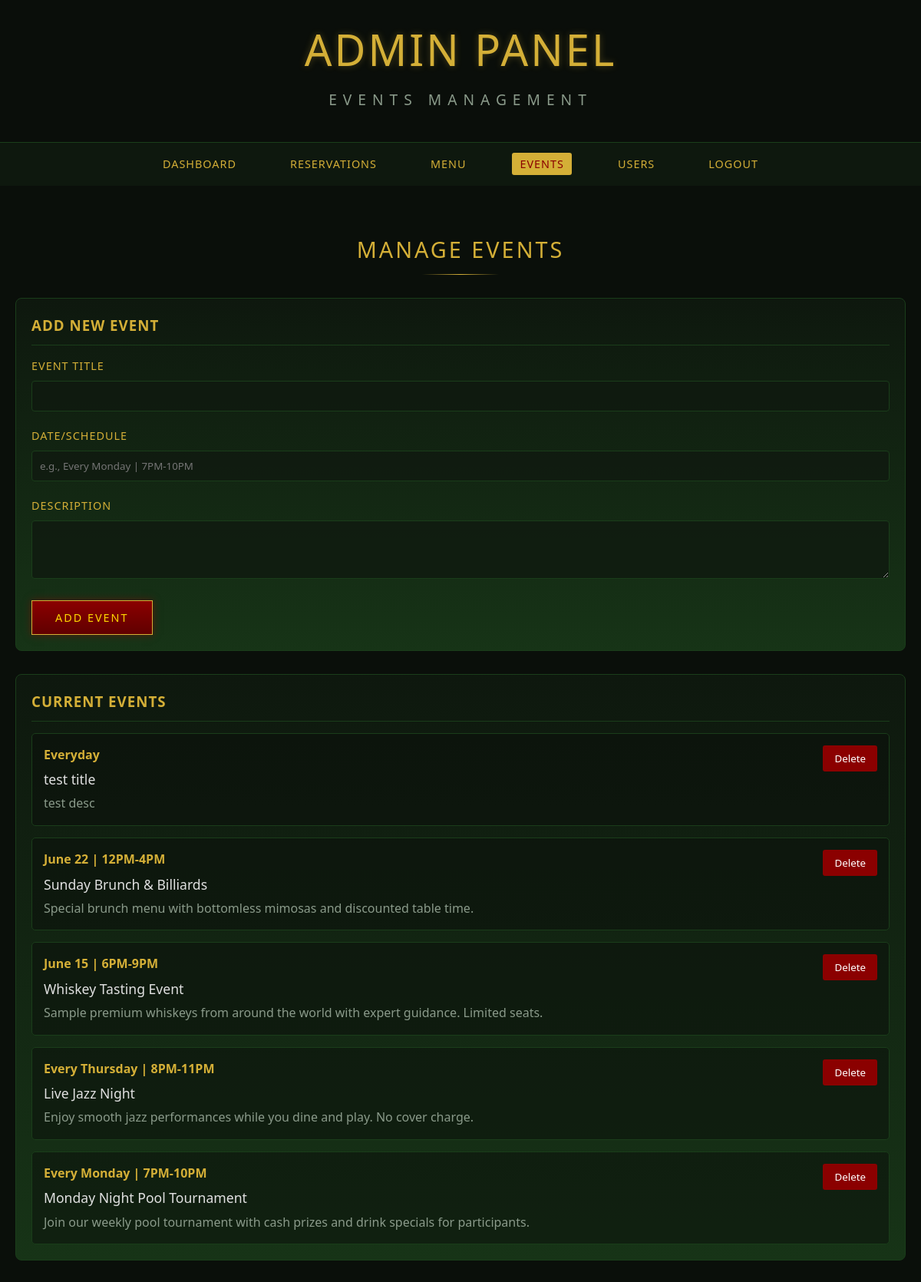
/admin/events.php (signed in), run on the app's committed database.
### tables this page shows
CREATE TABLE `events` (
  `id` int(11) NOT NULL,
  `title` varchar(255) NOT NULL,
  `date` varchar(100) NOT NULL,
  `description` text DEFAULT NULL,
  `active` tinyint(1) DEFAULT 1
);

### admin/events.php (the view, shortened to what this page needs)
<?php
require_once '../includes/db.php';
$events = $pdo->query("SELECT * FROM events ORDER BY id DESC")->fetchAll(PDO::FETCH_ASSOC);
?>
<!DOCTYPE html>
<html lang="en">
<head>
    <link rel="stylesheet" href="../assets/css/style.css">
</head>
<body>
    <header>
        <div class="container">
            <div class="logo">
                <h1>ADMIN PANEL</h1>
                <h2>EVENTS MANAGEMENT</h2>
            </div>
        </div>
    </header>
    <nav>
        <div class="container">
            <div class="nav-container">
                <ul class="nav-menu">
                    <li><a href="dashboard.php">Dashboard</a></li>
                    <li><a href="reservations.php">Reservations</a></li>
                    <li><a href="menu.php">Menu</a></li>
                    <li><a href="events.php" class="active">Events</a></li>
                    <li><a href="users.php">Users</a></li>
                    <li><a href="logout.php">Logout</a></li>
                </ul>
            </div>
        </div>
    </nav>
    <main style="padding: 60px 0;">
        <div class="container">
            <h2 class="section-title">MANAGE EVENTS</h2>
            <div class="admin-card" style="margin-bottom: 30px;">
                <h3>Add New Event</h3>
                <form method="POST">
                    <div class="form-group">
                        <label>Event Title</label>
                        <input type="text" name="title" required style="width: 100%; padding: 10px; background: rgba(15,26,15,0.8); color: #e0e0e0; border: 1px solid #1a3d1a;">
                    </div>
                    <div class="form-group">
                        <label>Date/Schedule</label>
                        <input type="text" name="date" placeholder="e.g., Every Monday | 7PM-10PM" required style="width: 100%; padding: 10px; background: rgba(15,26,15,0.8); color: #e0e0e0; border: 1px solid #1a3d1a;">
                    </div>
                    <div class="form-group">
                        <label>Description</label>
                        <textarea name="description" rows="3" required style="width: 100%; padding: 10px; background: rgba(15,26,15,0.8); color: #e0e0e0; border: 1px solid #1a3d1a;"></textarea>
                    </div>
                    <button type="submit" name="add" class="cta-button">ADD EVENT</button>
                </form>
            </div>
            <div class="admin-card">
                <h3>Current Events</h3>
                <div style="display: grid; grid-template-columns: 1fr; gap: 15px;">
                    <?php foreach($events as $event): ?>
                    <div style="padding: 15px; background: rgba(10,15,10,0.5); border-radius: 5px; border: 1px solid #1a3d1a;">
                        <div style="display: flex; justify-content: space-between; align-items: start;">
                            <div style="flex: 1;">
                                <div style="color: #d4af37; font-weight: bold; margin-bottom: 5px;"><?php echo htmlspecialchars($event['date']); ?></div>
                                <div style="font-size: 1.1rem; margin-bottom: 5px;"><?php echo htmlspecialchars($event['title']); ?></div>
                                <div style="color: #8a9a8a;"><?php echo htmlspecialchars($event['description']); ?></div>
                            </div>
                            <form method="POST" style="margin-left: 15px;">
                                <button type="submit" name="delete" onclick="return confirm('Delete this event?')" style="padding: 8px 15px; background: #8b0000; color: #fff; border: none; cursor: pointer; border-radius: 3px;">Delete</button>
                            </form>
                        </div>
                    </div>
                    <?php endforeach; ?>
                </div>
            </div>
        </div>
    </main>
</body>
</html>

### assets/css/style.css (style rules this page uses)
* { margin: 0; padding: 0; box-sizing: border-box; font-family: 'Segoe UI', Tahoma, Geneva, Verdana, sans-serif; }
body { background-color: #0a0f0a; color: #e0e0e0; line-height: 1.6; overflow-x: hidden; }
.container { max-width: 1200px; margin: 0 auto; padding: 0 20px; }
header { background-color: rgba(10, 15, 10, 0.9); padding: 20px 0; border-bottom: 1px solid #1a3d1a; position: relative; z-index: 10; }
.logo { text-align: center; margin-bottom: 20px; }
.logo h1 { font-size: 3.5rem; letter-spacing: 3px; text-transform: uppercase; font-weight: 300; margin-bottom: 5px; color: #d4af37; text-shadow: 0 0 10px rgba(212, 175, 55, 0.3); }
.logo h2 { font-size: 1.2rem; letter-spacing: 8px; text-transform: uppercase; font-weight: 300; color: #8a9a8a; }
.cta-button { display: inline-block; background: linear-gradient(to bottom, #8b0000, #600000); color: #ffd700; padding: 12px 30px; text-decoration: none; text-transform: uppercase; letter-spacing: 2px; font-size: 0.9rem; cursor: pointer; transition: all 0.3s; border: 1px solid #d4af37; box-shadow: 0 0 10px rgba(139, 0, 0, 0.5); }
nav { background-color: rgba(15, 26, 15, 0.9); padding: 15px 0; position: relative; z-index: 10; }
.nav-container { display: flex; justify-content: center; }
.nav-menu { display: flex; list-style: none; }
.nav-menu li { margin: 0 25px; }
.nav-menu a { color: #d4af37; text-decoration: none; text-transform: uppercase; font-size: 0.9rem; letter-spacing: 1px; transition: color 0.3s; padding: 5px 10px; border-radius: 3px; }
.nav-menu a:hover, .nav-menu a.active { color: #8b0000; background-color: #d4af37; }
.section-title { text-align: center; font-size: 1.8rem; text-transform: uppercase; letter-spacing: 3px; font-weight: 300; margin-bottom: 40px; position: relative; color: #d4af37; }
.section-title:after { content: ""; display: block; width: 100px; height: 1px; background: linear-gradient(to right, transparent, #d4af37, transparent); position: absolute; bottom: -10px; left: 50%; transform: translateX(-50%); }
.form-group { margin-bottom: 20px; }
.form-group label { display: block; margin-bottom: 8px; text-transform: uppercase; letter-spacing: 1px; font-size: 0.9rem; color: #d4af37; }
.form-group input, .form-group select, .form-group textarea { width: 100%; padding: 12px; background-color: rgba(15, 26, 15, 0.8); border: 1px solid #1a3d1a; color: #e0e0e0; border-radius: 4px; }
.admin-card { background: linear-gradient(to bottom, rgba(15, 26, 15, 0.8), rgba(26, 61, 26, 0.8)); padding: 20px; border-radius: 8px; border: 1px solid #1a3d1a; }
.admin-card h3 { color: #d4af37; margin-bottom: 15px; text-transform: uppercase; letter-spacing: 1px; border-bottom: 1px solid #1a3d1a; padding-bottom: 10px; }

### data on the page
events: date "Everyday", title "test title", description "test desc"
events: date "June 22 | 12PM-4PM", title "Sunday Brunch & Billiards", description "Special brunch menu with bottomless mimosas and discounted table time."
events: date "June 15 | 6PM-9PM", title "Whiskey Tasting Event", description "Sample premium whiskeys from around the world with expert guidance. Limited seats."
events: date "Every Thursday | 8PM-11PM", title "Live Jazz Night", description "Enjoy smooth jazz performances while you dine and play. No cover charge."
events: date "Every Monday | 7PM-10PM", title "Monday Night Pool Tournament", description "Join our weekly pool tournament with cash prizes and drink specials for participants."
